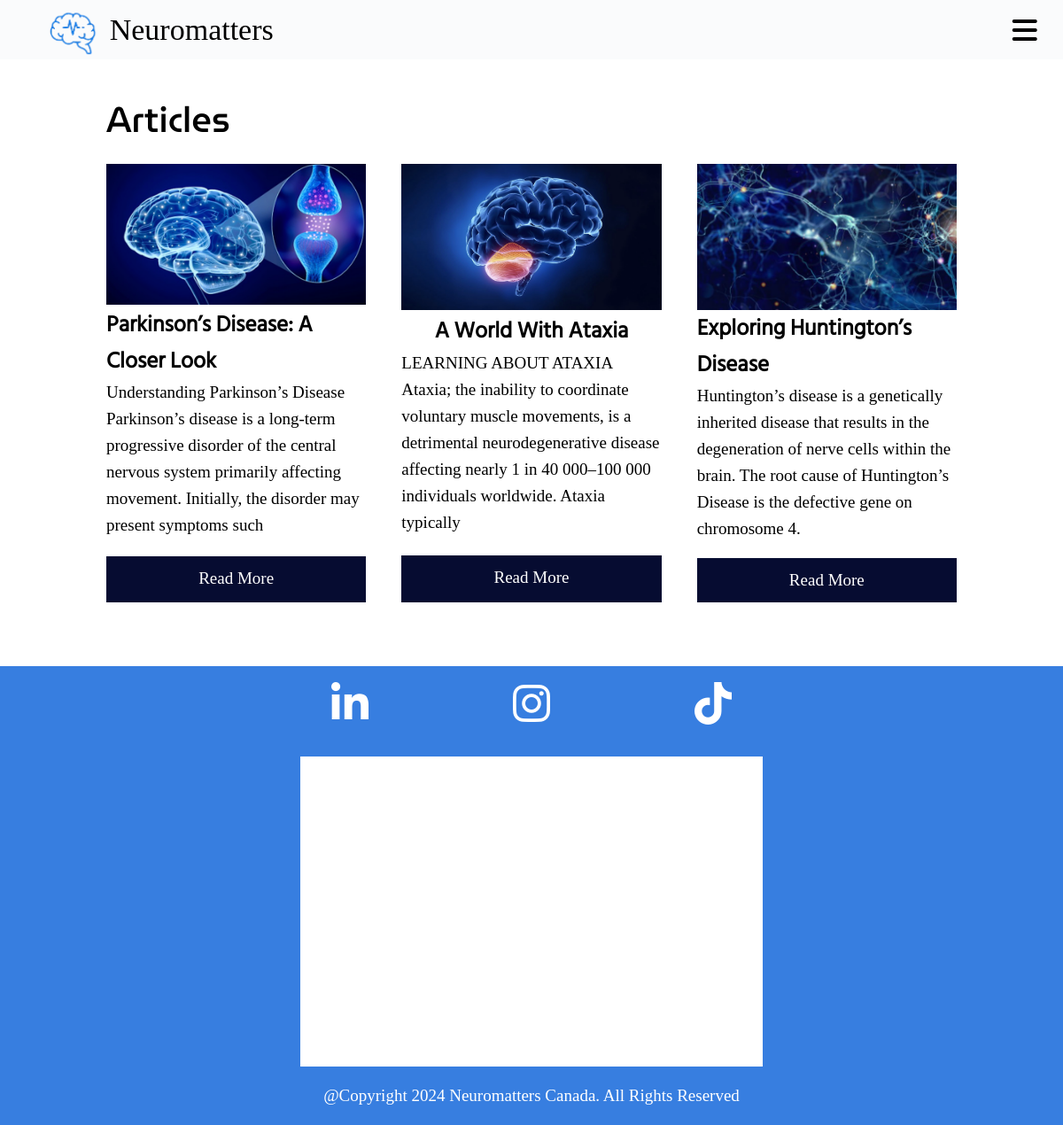
The app's page /articles.php with its own data.
### tables this page shows
create table articles (
	id int(11) not null PRIMARY KEY AUTO_INCREMENT,
	title varchar(100) not null,
	summary varchar(500) not null,
	link varchar(300) not null,
	image varchar(300) not null,
	topics varchar(500) not null
);

### articles.php (the view, shortened to what this page needs)
<?php
  include 'head.php';
?>
  <br>
  <div class="homesec8">
    <div></div>
    <div class="grid">
      <br>
      <div class="heading-black">Articles</div>
      <br>
      <div class="sectional7">
        <?php
          $sql = "SELECT * FROM articles ORDER BY id ASC";
          $qry = mysqli_query($conn, $sql);
          $articlesresult = mysqli_fetch_all($qry, MYSQLI_ASSOC);
          foreach ($articlesresult as $article) {
        ?>
        <div class="grid">
          <img class="img-100" src="IMG/articles/<?php echo $article['image'].".png" ?>">
          <div class="subtitle-black center"><?php echo $article['title'] ?></div>
          <div class="normaltext-black"><?php echo $article['summary'] ?></div>
          <br>
          <a class="linkstyleremove grid" href="<?php echo $article['link'] ?>">
            <div class="backgrounddarkblue normaltext-white textcenter bottompadding toppadding buttonlight">Read More</div>
          </a>
        </div>
        <?php
          }
        ?>
      </div>
    </div>
    <div></div>
  </div>
<br><br><br><br>
<?php
  include 'footer.php';
?>
  </div>
</div>
</body>

### head.php (shortened to what this page needs)
<!DOCTYPE HTML>
<html lang = "eng">
<html>
<head>
  <link href="CSS/style.css" rel="stylesheet" type="text/css">
  <link href="fontawesome-free-6.1.2-web/css/all.css" rel="stylesheet">
</head>
<body>
  <div id="headbar" class="head backgroundlightwhite">
    <div class="right grid">
      <img class="img-65 img" src="IMG/head/logob.png">
    </div>
    <text class="headingtitle-black toppadding bottompadding centervertically"><span>N</span>euromatters</text>
    <div class="grid buttonlight" id="menu">
      <i id="menubars" class="fa-solid fa-bars fa-2x center"></i>
    </div>
  </div>
  <div id="maingrid" class="maingrid">
    <div class="grid height0">

### footer.php
<div class="grid background-light">
  <div class="footersec">
    <div></div>
    <div class="grid">
      <br>
      <div class="footericons">
        <a href="https://www.linkedin.com/company/neurommaters-canada/" class="grid linkstyleremove" target="_blank"><i class="center fa-brands fa-linkedin-in fa-3x colorwhite linkedin"></i></a>
        <a href="https://www.instagram.com/neuromatters/" class="grid linkstyleremove" target="_blank"><i class="center fa-brands fa-instagram fa-3x colorwhite instagram"></i></a>
        <a href="https://www.tiktok.com/@neuromatterscanada" class="grid linkstyleremove" target="_blank"><i class="center fa-brands fa-tiktok fa-3x colorwhite tiktok"></i></a>
      </div>
      <br>
      <br>
    </div>
    <div></div>
  </div>
  <div class="homesec6">
    <div></div>
    <div class="grid">
      <iframe id="substak" class="center" src="https://neuromatters.substack.com/embed" width="50%" height="350" style="solid #EEE; background:white;" frameborder="0" scrolling="no"></iframe>
    </div>
    <div></div>
  </div>
  <br>
  <text class="normaltext-white center">@Copyright <script>document.write(new Date().getFullYear())</script> Neuromatters Canada. All Rights Reserved</text>
  <br>
</div>

### CSS/style.css (style rules this page uses)
* { margin:0; padding:0; }
.head { display:grid; grid-template-columns:0.5fr 4fr 0.35fr; }
.background-light { background-color:#377ee0; }
.backgroundlightwhite { background-color:#fafbfc; }
.backgrounddarkblue { background-color:#060c31; }
.headingtitle-black { font-family:headingtitle; font-size:34px; color:#000000; }
.heading-black { font-family:heading; font-size:40px; color:#000000; }
.subtitle-black { font-family:subtitle; font-size:25px; color:#000000; font-weight:800; }
.normaltext-white { font-family:normaltext; font-size:19px; color:#ffffff; line-height:30px; }
.normaltext-black { font-family:normaltext; font-size:19px; color:#000000; line-height:30px; }
.img-65 { width:65%; }
.img-100 { width:100%; }
.img { pointer-events:none; }
.toppadding { padding-top:10px; }
.bottompadding { padding-bottom:10px; }
.center { margin:auto; }
.textcenter { text-align:center; }
.centervertically { align-self:center; }
.grid { display:grid; }
.right { justify-items:right; }
.maingrid { display:grid; grid-template-columns:1fr; }
.colorwhite { color:white; }
.height0 { height:0px; }
.linkstyleremove { text-decoration:none; color:inherit; }
.sectional7 { display:grid; grid-template-columns:1fr 1fr 1fr; grid-gap:40px; }
.homesec6 { display:grid; grid-template-columns:0.3fr 4fr 0.3fr; }
.homesec8 { display:grid; grid-template-columns:0.5fr 4fr 0.5fr; }
.footersec { display:grid; grid-template-columns:2fr 4fr 2fr; }
.footericons { display:grid; grid-template-columns:1fr 1fr 1fr; grid-column-gap:15px; }

### records on screen
articles: image (picture), title "Parkinson’s Disease: A Closer Look", summary "Understanding Parkinson’s Disease Parkinson’s disease is a long-term progressive disorder of the central nervous system primarily affecting movement. Initially, the disorder may present symptoms such"
articles: image (picture), title "A World With Ataxia", summary "LEARNING ABOUT ATAXIA Ataxia; the inability to coordinate voluntary muscle movements, is a detrimental neurodegenerative disease affecting nearly 1 in 40 000–100 000 individuals worldwide. Ataxia typically"
articles: image (picture), title "Exploring Huntington’s Disease", summary "Huntington’s disease is a genetically inherited disease that results in the degeneration of nerve cells within the brain. The root cause of Huntington’s Disease is the defective gene on chromosome 4."
